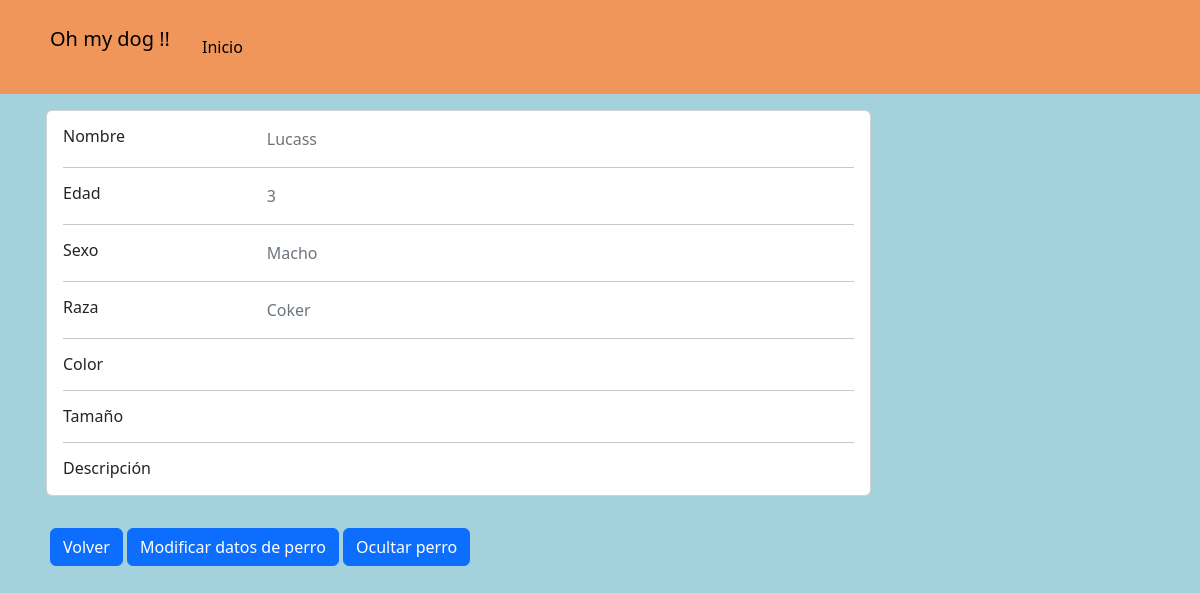
Screenshot of /dogs/dog_profile/1/1 (signed in) with the database file from the repository.
### dogs/models.py (models this page shows, shortened)
class Dog(models.Model):
    class Sex(models.TextChoices):
        macho = "Macho"
        hembra = "Hembra"
    class Breed(models.TextChoices):
        sin_raza = "Sin raza"
        coker = "Coker"
        pastor_aleman = "Pastor aleman"
        bulldog = "Bulldog"
        labrador = "Labrador"
        golden = "Golder"
        caniche = "Caniche"
        chihuahua = "Chihuahua"
        bulldog_frances = "Bulldog Frances"
        beagle = "Beagle"
        boxer = "Boxer"
        galgo = "Galgo"
        dalmata = "Dalmata"
        sharpei = "Shar pei"
    class Color(models.TextChoices):
        blanco = "Blanco"
        negro = "Negro"
        marron = "Marrón"
        blanco_y_negro = "Blanco y negro"
        otro = "Otro color"
    class Size(models.TextChoices):
        grande = "Grande"
        mediano = "Mediano"
        pequeño = "pequeño"
    def default_value():
        return '-'
    name = models.CharField(
        max_length=15
    )
    age = models.PositiveIntegerField(
        null=True,
    )
    sex = models.CharField(
        max_length=10,
        choices=Sex.choices
    )
    breed = models.CharField(
        max_length=20,
        choices=Breed.choices
    )
    color = models.CharField(
        max_length=20,
        blank=True,
        choices=Color.choices,
        null=True,
    )
    size = models.CharField(
        max_length=10,
        null=True,
        blank=True,
    )
    description = models.TextField(
        max_length=100,
        blank=True,
        null=True,
    )
    hidden = models.BooleanField(default=False)
    owner = models.ForeignKey(
        CustomUser,
        blank=True,
        on_delete=models.CASCADE,
        null=True
    )

### dogs/views.py (the view)
# urls.py: path('dog_profile/<user_owner_id>/<dog_id>', views.dog_profile_view, name='dog_profile'),
def dog_profile_view(request, dog_id, user_owner_id):
    if not request.user.is_authenticated:
        return redirect('login')
    dog = Dog.objects.get(pk=dog_id)
    user_owner = CustomUser.objects.get(pk=user_owner_id)
    context = {
        'dog': dog,
        'user_owner': user_owner,
    }
    return render(request, 'dog_profile.html', context)

### dogs/templates/dog_profile.html (shortened to what this page needs)
{% extends 'home.html' %}
{% block content %}
<head>
</head>
<main>
    <div class="container card-izq " >
    <div class="row row-1">
        <div class="col-md-9">
        <div class="card mb-3">
            <div class="card-body">
            <div class="row">
                <div class="col-sm-3">
                <h6 class="mb-0">Nombre</h6>
                </div>
                <div class="col-sm-9 text-secondary">
                {{ dog.name }}
                </div>
            </div>
            <hr>
            <div class="row">
                <div class="col-sm-3">
                <h6 class="mb-0">Edad</h6>
                </div>
                <div class="col-sm-9 text-secondary">
                {{ dog.age }}
                </div>
            </div>
            <hr>
            <div class="row">
                <div class="col-sm-3">
                <h6 class="mb-0">Sexo</h6>
                </div>
                <div class="col-sm-9 text-secondary">
                {{ dog.sex }}
                </div>
            </div>
            <hr>
            <div class="row">
                <div class="col-sm-3">
                <h6 class="mb-0">Raza</h6>
                </div>
                <div class="col-sm-9 text-secondary">
                {{ dog.breed }}
                </div>
            </div>
            <hr>
            <div class="row">
                <div class="col-sm-3">
                <h6 class="mb-0">Color</h6>
                </div>
                <div class="col-sm-9 text-secondary">
                </div>
            </div>
            <hr>
            <div class="row">
                <div class="col-sm-3">
                <h6 class="mb-0">Tamaño</h6>
                </div>
                <div class="col-sm-9 text-secondary">
                </div>
            </div>
            <hr>
            <div class="row">
                <div class="col-sm-3">
                <h6 class="mb-0">Descripción</h6>
                </div>
                <div class="col-sm-9 text-secondary">
                </div>
            </div>
            </div>
        </div>
        </div>
    <div class="container card-izq " >
        <a href="{% url 'profile' user_owner.id %}" class="btn btn-primary">Volver</a>
        <a href="{% url 'dog_modification' dog_id=dog.id user_owner_id=user_owner.id %}" class="btn btn-primary">Modificar datos de perro</a>
        <button class="btn btn-primary" id="hide_dog_button">Ocultar perro</button>
    </div>
</main>
{% endblock  %}

### pages/static/css/styles.css (style rules this page uses)
html { box-sizing: border-box; font-size: 16px; scroll-behavior: smooth; }
body { margin: 0; padding: 0; overflow-x: hidden; background-color: #a4d2dc; }
a { text-decoration: none; }
.card-izq { margin-bottom: 1rem; padding: 1rem; }
.row-1 { margin-bottom: 3rem; }

### rows the page displays
Dog: name "Lucass", age "3", sex "Macho", breed "Coker"
